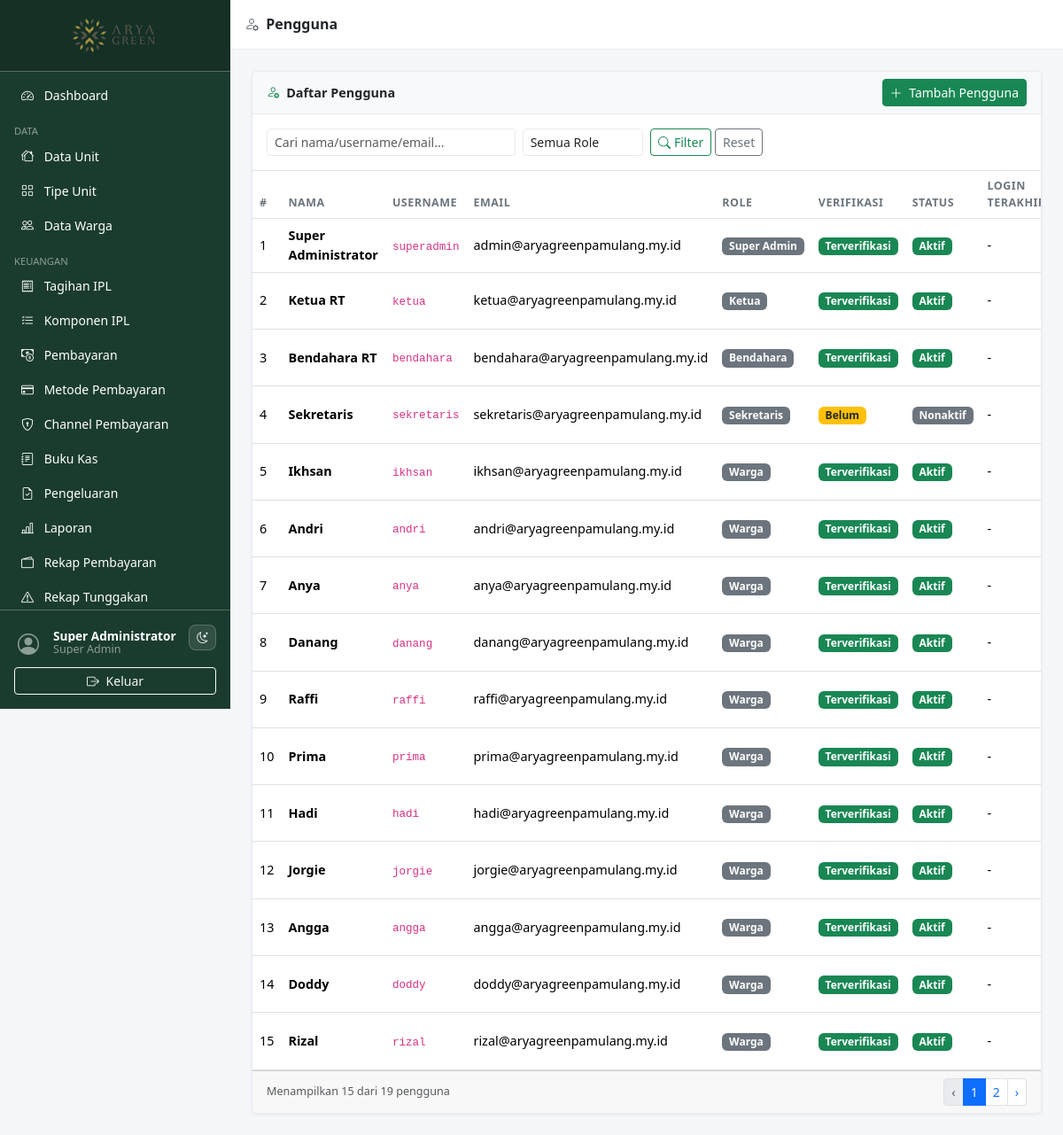
The page /pages/users/index.php (signed in) on the database its author committed.
### tables this page shows
CREATE TABLE `users` (
  `id`                 INT UNSIGNED AUTO_INCREMENT PRIMARY KEY,
  `role_id`            INT UNSIGNED NOT NULL DEFAULT 4,
  `name`               VARCHAR(150) NOT NULL,
  `username`           VARCHAR(80)  NOT NULL UNIQUE,
  `email`              VARCHAR(150) NOT NULL UNIQUE,
  `password`           VARCHAR(255) DEFAULT NULL,
  `email_verified_at`  DATETIME     DEFAULT NULL,
  `verification_token` VARCHAR(100) DEFAULT NULL,
  `reset_token`        VARCHAR(100) DEFAULT NULL,
  `reset_token_expires`DATETIME     DEFAULT NULL,
  `is_active`          TINYINT(1)   NOT NULL DEFAULT 1,
  `last_login`         DATETIME     DEFAULT NULL,
  `created_at`         TIMESTAMP    DEFAULT CURRENT_TIMESTAMP,
  `updated_at`         TIMESTAMP    DEFAULT CURRENT_TIMESTAMP ON UPDATE CURRENT_TIMESTAMP,
  FOREIGN KEY (`role_id`) REFERENCES `roles`(`id`) ON UPDATE CASCADE
);

CREATE TABLE `roles` (
  `id`         INT UNSIGNED AUTO_INCREMENT PRIMARY KEY,
  `name`       VARCHAR(50) NOT NULL UNIQUE,
  `label`      VARCHAR(100) NOT NULL,
  `created_at` TIMESTAMP DEFAULT CURRENT_TIMESTAMP
);

### includes/auth.php (called while the page is built, shortened)
<?php
require_once __DIR__ . '/functions.php';
function auth_user(): array {
    return $_SESSION['auth_user'] ?? [];
}
function can(string $permission): bool {
    return in_array($permission, $_SESSION['permissions'] ?? [], true);
}

### pages/users/index.php (the view, shortened to what this page needs)
<?php
require_once __DIR__ . '/../../includes/auth.php';
require_once __DIR__ . '/../../includes/functions.php';
$db = db();
$search = clean($_GET['q'] ?? '');
$f_role = (int)($_GET['role_id'] ?? 0);
$page   = max(1,(int)($_GET['page'] ?? 1));
$per    = 15;
$where  = ['1=1'];
$params = [];
$types  = '';
$wsql = implode(' AND ', $where);
$cnt = $db->prepare("SELECT COUNT(*) FROM users u WHERE {$wsql}");
$cnt->execute();
$total = $cnt->get_result()->fetch_row()[0];
$pag   = paginate($total, $per, $page);
$stmt = $db->prepare(
    "SELECT u.*, r.label AS role_label FROM users u
     JOIN roles r ON r.id=u.role_id
     WHERE {$wsql} ORDER BY u.created_at DESC LIMIT ? OFFSET ?"
);
$fp = array_merge($params, [$per, $pag['offset']]);
$stmt->bind_param($types.'ii', ...$fp);
$stmt->execute();
$users = $stmt->get_result()->fetch_all(MYSQLI_ASSOC);
include __DIR__ . '/../../includes/header.php';
include __DIR__ . '/../../includes/sidebar.php';
?>
<div class="content-wrapper">
  <div class="topbar d-flex align-items-center px-3 gap-2">
    <h6 class="mb-0 fw-semibold"><i class="bi bi-person-gear me-1 text-secondary"></i> Pengguna</h6>
  </div>
  <div class="main-content">
    <div class="card">
      <div class="card-header d-flex flex-wrap gap-2 align-items-center justify-content-between">
        <span><i class="bi bi-person-gear me-1 text-success"></i> Daftar Pengguna</span>
        <?php if (can('users.create')): ?>
          <a href="form.php" class="btn btn-success btn-sm"><i class="bi bi-plus-lg me-1"></i> Tambah Pengguna</a>
        <?php endif; ?>
      </div>
      <div class="card-body border-bottom">
        <form method="GET" class="row g-2">
          <div class="col-md-4">
            <input type="text" name="q" class="form-control form-control-sm"
                   placeholder="Cari nama/username/email..." value="<?= e($search) ?>">
          </div>
          <div class="col-md-2">
            <select name="role_id" class="form-select form-select-sm">
              <option value="">Semua Role</option>
            </select>
          </div>
          <div class="col-auto">
            <button class="btn btn-sm btn-outline-success"><i class="bi bi-search me-1"></i>Filter</button>
            <a href="index.php" class="btn btn-sm btn-outline-secondary">Reset</a>
          </div>
        </form>
      </div>
      <div class="card-body p-0">
        <div class="table-responsive">
          <table class="table table-hover mb-0">
            <thead><tr>
              <th>#</th><th>Nama</th><th>Username</th><th>Email</th>
              <th>Role</th><th>Verifikasi</th><th>Status</th><th>Login Terakhir</th><th>Aksi</th>
            </tr></thead>
            <tbody>
            <?php if (empty($users)): ?>
              <tr><td colspan="9" class="text-center text-muted py-4">Tidak ada pengguna.</td></tr>
            <?php else: foreach ($users as $i => $u): ?>
              <tr>
                <td><?= $pag['offset']+$i+1 ?></td>
                <td><strong><?= e($u['name']) ?></strong></td>
                <td><code><?= e($u['username']) ?></code></td>
                <td><?= e($u['email']) ?></td>
                <td><span class="badge bg-secondary"><?= e($u['role_label']) ?></span></td>
                <td><?= $u['email_verified_at'] ? '<span class="badge bg-success">Terverifikasi</span>' : '<span class="badge bg-warning text-dark">Belum</span>' ?></td>
                <td><?= $u['is_active'] ? '<span class="badge bg-success">Aktif</span>' : '<span class="badge bg-secondary">Nonaktif</span>' ?></td>
                <td><?= $u['last_login'] ? fmt_date($u['last_login'], 'd M Y H:i') : '-' ?></td>
              </tr>
            <?php endforeach; endif; ?>
            </tbody>
          </table>
        </div>
      </div>
      <?php if ($pag['total_pages']>1): ?>
      <div class="card-footer d-flex justify-content-between align-items-center">
        <small class="text-muted">Menampilkan <?= count($users) ?> dari <?= $total ?> pengguna</small>
        <?= render_pagination($pag, 'index.php?q='.urlencode($search).'&role_id='.$f_role) ?>
      </div>
      <?php endif; ?>
    </div>
  </div>
<?php include __DIR__ . '/../../includes/footer.php'; ?>

### includes/sidebar.php (shortened to what this page needs)
<?php
$current_uri = $_SERVER['REQUEST_URI'] ?? '';
function nav_active(string $path): string {
    global $current_uri;
    return str_contains($current_uri, $path) ? ' active' : '';
}
?>
<nav id="sidebar" class="sidebar d-flex flex-column flex-shrink-0 p-0">
  <a href="<?= APP_URL ?>/pages/dashboard.php"
     class="d-flex align-items-center justify-content-center p-3 text-white text-decoration-none sidebar-brand"
     title="<?= e(APP_NAME) ?>">
    <img src="<?= APP_URL ?>/assets/images/logo.png" alt="<?= e(APP_NAME) ?>" class="sidebar-logo">
  </a>
  <hr class="text-white m-0">
  <div class="nav-scroll">
    <ul class="nav nav-pills flex-column px-2 py-2">
    <?php if (can('dashboard.view')): ?>
    <li class="nav-item">
      <a href="<?= APP_URL ?>/pages/dashboard.php"
         class="nav-link text-white<?= nav_active('/dashboard') ?>">
        <i class="bi bi-speedometer2 me-2"></i> Dashboard
      </a>
    </li>
    <?php endif; ?>
    <?php if (can('units.view')): ?>
    <li class="nav-item mt-2">
      <small class="text-white-50 px-2 text-uppercase" style="font-size:.7rem">Data</small>
    </li>
    <li class="nav-item">
      <a href="<?= APP_URL ?>/pages/units/index.php"
         class="nav-link text-white<?= nav_active('/units/') ?>">
        <i class="bi bi-houses me-2"></i> Data Unit
      </a>
    </li>
    <li class="nav-item">
      <a href="<?= APP_URL ?>/pages/unit_types/index.php"
         class="nav-link text-white<?= nav_active('/unit_types') ?>">
        <i class="bi bi-grid me-2"></i> Tipe Unit
      </a>
    </li>
    <?php endif; ?>
    <?php if (can('residents.view')): ?>
    <li class="nav-item">
      <a href="<?= APP_URL ?>/pages/residents/index.php"
         class="nav-link text-white<?= nav_active('/residents') ?>">
        <i class="bi bi-people me-2"></i> Data Warga
      </a>
    </li>
    <?php endif; ?>
    <?php if (can('billing.view') || can('payments.view')): ?>
    <li class="nav-item mt-2">
      <small class="text-white-50 px-2 text-uppercase" style="font-size:.7rem">Keuangan</small>
    </li>
    <?php endif; ?>
    <?php if (can('billing.view')): ?>
    <li class="nav-item">
      <a href="<?= APP_URL ?>/pages/billing/index.php"
         class="nav-link text-white<?= nav_active('/billing') ?>">
        <i class="bi bi-receipt me-2"></i> Tagihan IPL
      </a>
    </li>
    <?php endif; ?>
    <?php if (can('ipl_components.view')): ?>
    <li class="nav-item">
      <a href="<?= APP_URL ?>/pages/ipl_components/index.php"
         class="nav-link text-white<?= nav_active('/ipl_components') ?>">
        <i class="bi bi-list-check me-2"></i> Komponen IPL
      </a>
    </li>
    <?php endif; ?>
    <?php if (can('payments.view')): ?>
    <li class="nav-item">
      <a href="<?= APP_URL ?>/pages/payments/index.php"
         class="nav-link text-white<?= nav_active('/payments') ?>">
        <i class="bi bi-cash-coin me-2"></i> Pembayaran
      </a>
    </li>
    <?php endif; ?>
    <?php if (can('payment_methods.manage')): ?>
    <li class="nav-item">
      <a href="<?= APP_URL ?>/pages/payment_methods/index.php"
         class="nav-link text-white<?= nav_active('/payment_methods') ?>">
        <i class="bi bi-credit-card me-2"></i> Metode Pembayaran
      </a>
    </li>
    <?php endif; ?>
    <?php if (can('payment_channels.manage')): ?>
    <li class="nav-item">
      <a href="<?= APP_URL ?>/pages/payment_channels/index.php" class="nav-link text-white<?= nav_active('/payment_channels') ?>">
        <i class="bi bi-shield-lock me-2"></i> Channel Pembayaran
      </a>
    </li>
    <?php endif; ?>
    <?php if (can('cashbook.view')): ?>
    <li class="nav-item">
      <a href="<?= APP_URL ?>/pages/cashbook/index.php"
         class="nav-link text-white<?= nav_active('/cashbook') ?>">
        <i class="bi bi-journal-text me-2"></i> Buku Kas
      </a>
    </li>
    <?php endif; ?>
    <?php if (can('expense.request') || can('expense.approve')): ?>
    <li class="nav-item">
      <a href="<?= APP_URL ?>/pages/expense/index.php"
         class="nav-link text-white<?= nav_active('/expense') ?>">
        <i class="bi bi-file-earmark-check me-2"></i> Pengeluaran
      </a>
    </li>
    <?php endif; ?>
    <?php if (can('reports.view')): ?>
    <li class="nav-item">
      <a href="<?= APP_URL ?>/pages/reports/index.php"
         class="nav-link text-white<?= nav_active('/reports/index') ?>">
        <i class="bi bi-bar-chart-line me-2"></i> Laporan
      </a>
    </li>
    <li class="nav-item">
      <a href="<?= APP_URL ?>/pages/reports/payments.php"
         class="nav-link text-white<?= nav_active('/reports/payments') ?>">
        <i class="bi bi-wallet2 me-2"></i> Rekap Pembayaran
      </a>
    </li>
    <li class="nav-item">
      <a href="<?= APP_URL ?>/pages/reports/arrears.php"
         class="nav-link text-white<?= nav_active('/reports/arrears') ?>">
        <i class="bi bi-exclamation-triangle me-2"></i> Rekap Tunggakan
      </a>
    </li>
    <?php endif; ?>
    </ul>
  </div>
  <hr class="text-white m-0">
  <div class="p-3 sidebar-footer">
    <div class="d-flex align-items-start gap-2 mb-2">
      <a href="<?= APP_URL ?>/pages/profile.php"
         class="d-flex align-items-center text-decoration-none rounded p-1 sidebar-profile-link flex-grow-1 overflow-hidden"
         title="Profil & ganti password">
        <div class="avatar-sm me-2">
          <i class="bi bi-person-circle fs-4 text-white-50"></i>
        </div>
        <div class="text-white lh-1 flex-grow-1 overflow-hidden">
          <div class="fw-semibold text-truncate" style="font-size:.85rem"><?= e($current_user['name'] ?? '') ?></div>
          <small class="text-white-50"><?= e(ucwords(str_replace('_',' ', $current_user['role'] ?? ''))) ?></small>
        </div>
      </a>
      <button type="button" class="dark-toggle sidebar-theme-toggle text-white" aria-label="Ganti tema" title="Ganti tema">
        <i class="bi bi-moon-stars"></i>
      </button>
    </div>
    <a href="<?= APP_URL ?>/auth/logout.php"
       class="btn btn-sm btn-outline-light w-100"
       onclick="return confirm('Yakin ingin keluar?')">
      <i class="bi bi-box-arrow-right me-1"></i> Keluar
    </a>
  </div>
</nav>

### assets/css/style.css (style rules this page uses)
:root { --sidebar-width: 260px; --sidebar-bg: #1a3c2e; --sidebar-hover: #2d6a4f; --topbar-height: 56px; --page-bg: #f5f7fa; --surface: #ffffff; --surface-muted: #f8f9fa; --border-color: #e9ecef; --text-color: #212529; --muted-color: #6c757d; }
body { background: var(--page-bg); color: var(--text-color); font-size: .9rem; }
.sidebar { width: var(--sidebar-width); height: 100vh; min-height: 0; background: var(--sidebar-bg); position: fixed; top: 0; left: 0; z-index: 1040; transition: transform .25s ease; overflow: hidden; display: flex; flex-direction: column; }
.sidebar .nav-scroll { flex: 1 1 0; height: 0; min-height: 0; overflow-y: auto; overflow-x: hidden; scrollbar-width: thin; scrollbar-color: rgba(255,255,255,.35) transparent; }
.sidebar .sidebar-footer { flex-shrink: 0; background: var(--sidebar-bg); }
.sidebar-brand { background: rgba(0,0,0,.2); }
.sidebar-logo { height: 48px; width: auto; object-fit: contain; }
.sidebar .nav-link { border-radius: 6px; margin-bottom: 2px; font-size: .875rem; }
.content-wrapper { margin-left: var(--sidebar-width); width: calc(100% - var(--sidebar-width)); min-height: 100vh; display: flex; flex-direction: column; }
.topbar { height: var(--topbar-height); background: var(--surface); border-bottom: 1px solid var(--border-color); color: var(--text-color); position: sticky; top: 0; z-index: 1030; }
.main-content { flex: 1; padding: 1.5rem; }
.card { border: 1px solid var(--border-color); background: var(--surface); box-shadow: 0 1px 4px rgba(0,0,0,.06); }
.card-header { background: var(--surface-muted); border-bottom: 1px solid var(--border-color); font-weight: 600; }
.table th { font-size: .78rem; text-transform: uppercase; letter-spacing: .04em; color: var(--muted-color); font-weight: 600; }
.table td { vertical-align: middle; }
.badge { font-size: .75rem; padding: .35em .65em; }
.form-control, .form-select { background: var(--surface); border-color: var(--border-color); color: var(--text-color); }
.dark-toggle { background: transparent; border: 1px solid var(--border-color); border-radius: 8px; padding: 4px 8px; font-size: .8rem; cursor: pointer; transition: background .2s, border-color .2s; }
.dark-toggle i { pointer-events: none; }
.sidebar-theme-toggle { background: rgba(255,255,255,.1); border-color: rgba(255,255,255,.2); }
.avatar-sm { width: 32px; height: 32px; }

### rows shown on the page
users: name "Super Administrator", offset "1", username "superadmin", email "admin@aryagreenpamulang.my.id", role.label "Super Admin", shows "Terverifikasi", is_active "Aktif"
users: offset "2", name "Ketua RT", username "ketua", email "ketua@aryagreenpamulang.my.id", role.label "Ketua", shows "Terverifikasi", is_active "Aktif"
users: offset "3", name "Bendahara RT", username "bendahara", email "bendahara@aryagreenpamulang.my.id", role.label "Bendahara", shows "Terverifikasi", is_active "Aktif"
users: offset "4", name "Sekretaris", username "sekretaris", email "sekretaris@aryagreenpamulang.my.id", role.label "Sekretaris", shows "Belum", is_active "Nonaktif"
users: offset "5", name "Ikhsan", username "ikhsan", email "ikhsan@aryagreenpamulang.my.id", role.label "Warga", shows "Terverifikasi", is_active "Aktif"
users: offset "6", name "Andri", username "andri", email "andri@aryagreenpamulang.my.id", role.label "Warga", shows "Terverifikasi", is_active "Aktif"
users: offset "7", name "Anya", username "anya", email "anya@aryagreenpamulang.my.id", role.label "Warga", shows "Terverifikasi", is_active "Aktif"
users: offset "8", name "Danang", username "danang", email "danang@aryagreenpamulang.my.id", role.label "Warga", shows "Terverifikasi", is_active "Aktif"
users: offset "9", name "Raffi", username "raffi", email "raffi@aryagreenpamulang.my.id", role.label "Warga", shows "Terverifikasi", is_active "Aktif"
users: offset "10", name "Prima", username "prima", email "prima@aryagreenpamulang.my.id", role.label "Warga", shows "Terverifikasi", is_active "Aktif"
users: offset "11", name "Hadi", username "hadi", email "hadi@aryagreenpamulang.my.id", role.label "Warga", shows "Terverifikasi", is_active "Aktif"
users: offset "12", name "Jorgie", username "jorgie", email "jorgie@aryagreenpamulang.my.id", role.label "Warga", shows "Terverifikasi", is_active "Aktif"
users: offset "13", name "Angga", username "angga", email "angga@aryagreenpamulang.my.id", role.label "Warga", shows "Terverifikasi", is_active "Aktif"
users: offset "14", name "Doddy", username "doddy", email "doddy@aryagreenpamulang.my.id", role.label "Warga", shows "Terverifikasi", is_active "Aktif"
users: offset "15", name "Rizal", username "rizal", email "rizal@aryagreenpamulang.my.id", role.label "Warga", shows "Terverifikasi", is_active "Aktif"

### other values the page prints
str_replace('_',' ', $current_user['role'] ?? '') "Super Admin"
count($users) "15"
$total "19"
